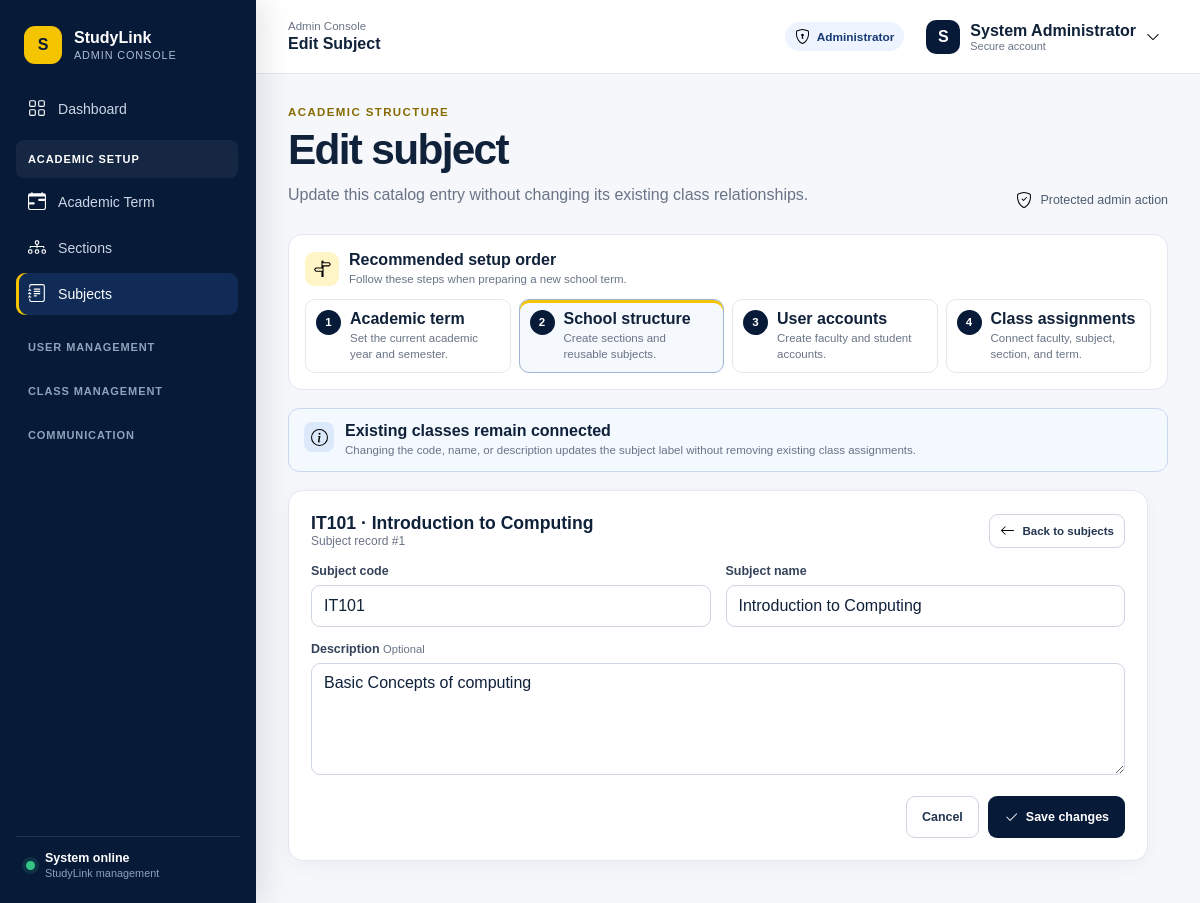
The page /admin/subjects/edit.php?id=1 (signed in) on the database its author committed.
### tables this page shows
CREATE TABLE `subjects` (
  `id` int(11) NOT NULL,
  `subject_code` varchar(20) NOT NULL,
  `subject_name` varchar(100) NOT NULL,
  `description` text DEFAULT NULL,
  `created_at` timestamp NOT NULL DEFAULT current_timestamp()
);

### auth/auth.php (called while the page is built, shortened)
<?php
if (!defined('STUDYLINK_AUTH_LOADED')) {
    function e($value) { return htmlspecialchars((string) $value, ENT_QUOTES, 'UTF-8'); }
}

### admin/subjects/edit.php (the view, shortened to what this page needs)
<?php
include '../../auth/auth.php';
include '../../config/database.php';
include '../../includes/admin_ui.php';
$id = intval($_GET['id'] ?? $_POST['id'] ?? 0);
$statement = mysqli_prepare($conn, 'SELECT subject_code, subject_name, description FROM subjects WHERE id = ?');
mysqli_stmt_bind_param($statement, 'i', $id);
mysqli_stmt_execute($statement);
$result = mysqli_stmt_get_result($statement);
$row = mysqli_fetch_assoc($result);
?>
<section class="admin-card admin-edit-card">
    <div class="admin-section-head">
        <div><h2><?= e($row['subject_code']); ?> · <?= e($row['subject_name']); ?></h2><span>Subject record #<?= e($id); ?></span></div>
        <a class="admin-button secondary small" href="index.php"><?= study_icon('arrow-left'); ?> Back to subjects</a>
    </div>
    <form class="admin-form admin-form-wide" method="POST">
        <div class="admin-form-grid two">
            <div class="admin-field">
                <label for="subject_code">Subject code</label>
                <input id="subject_code" type="text" name="subject_code" value="<?= e($row['subject_code']); ?>" maxlength="20" required>
            </div>
            <div class="admin-field">
                <label for="subject_name">Subject name</label>
                <input id="subject_name" type="text" name="subject_name" value="<?= e($row['subject_name']); ?>" maxlength="100" required>
            </div>
        </div>
        <div class="admin-field">
            <label for="description">Description <span>Optional</span></label>
            <textarea id="description" name="description" rows="5"><?= e($row['description']); ?></textarea>
        </div>
        <div class="admin-form-actions">
            <a class="admin-button secondary" href="index.php">Cancel</a>
            <button class="admin-button primary" type="submit"><?= study_icon('check2'); ?> Save changes</button>
        </div>
    </form>
</section>

### assets/css/app-shell.css (style rules this page uses)
:root { --portal-navy: #071a38; --portal-blue: #0b2b5b; --portal-gold: #f5c400; --portal-bg: #f5f7fc; --portal-border: #e4e8f0; --portal-text: #10213a; --portal-muted: #687386; --portal-danger: #c52a2f; }
* { box-sizing: border-box; }
button, input, select, textarea { font: inherit; }

### assets/css/admin-interface.css (style rules this page uses)
:root { --admin-sidebar: #071a38; --admin-sidebar-soft: #102b55; --admin-gold: #f5c400; --admin-bg: #f5f7fb; --admin-card: #fff; --admin-border: #e3e8f0; --admin-text: #10213a; --admin-muted: #697487; }
body.admin-interface { margin: 0; min-height: 100vh; background: var(--admin-bg); color: var(--admin-text); font-family: Arial, Helvetica, sans-serif; }
.admin-card { border: 1px solid var(--admin-border); border-radius: 15px; background: var(--admin-card); box-shadow: 0 6px 20px rgba(16, 33, 58, .04); }
.admin-section-head { display: flex; align-items: center; justify-content: space-between; gap: 14px; margin-bottom: 16px; }
.admin-section-head h2 { margin: 0; font-size: 1.1rem; }
.admin-section-head span { color: var(--admin-muted); font-size: .75rem; }
.admin-form-card, .admin-edit-card, .admin-class-form-card { padding: 22px; }
.admin-section-head > div h2, .admin-section-head > div span { display: block; }
.admin-form { display: grid; gap: 15px; }
.admin-form-grid { display: grid; grid-template-columns: repeat(3, minmax(0, 1fr)); gap: 15px; }
.admin-form-grid.two { grid-template-columns: repeat(2, minmax(0, 1fr)); }
.admin-field { display: grid; gap: 7px; }
.admin-field label { color: #34435a; font-size: .78rem; font-weight: 700; }
.admin-field label span, .admin-field small { color: var(--admin-muted); font-size: .7rem; font-weight: 400; }
.admin-field input, .admin-field select, .admin-field textarea { box-sizing: border-box; width: 100%; min-height: 42px; padding: 10px 12px; border: 1px solid #ced6e2; border-radius: 9px; outline: 0; background: #fff; color: var(--admin-text); font: inherit; }
.admin-field textarea { min-height: 96px; resize: vertical; }
.admin-button { display: inline-flex; align-items: center; justify-content: center; gap: 7px; box-sizing: border-box; min-height: 42px; padding: 0 15px; border: 1px solid transparent; border-radius: 9px; font: inherit; font-size: .78rem; font-weight: 750; text-decoration: none; cursor: pointer; }
.admin-button.primary { background: var(--admin-sidebar); color: #fff; }
.admin-button.secondary { border-color: #ced6e2; background: #fff; color: #233550; }
.admin-button.small { min-height: 34px; padding: 0 10px; font-size: .72rem; }
.admin-edit-card { max-width: 860px; }
.admin-form-actions { display: flex; justify-content: flex-end; gap: 9px; padding-top: 6px; }

### rows shown on the page
subjects: subject_code "IT101", subject_name "Introduction to Computing", description "Basic Concepts of computing"

### other values the page prints
$item[2] "Dashboard"
$group "ACADEMIC SETUP"
$item[2] "Academic Term"
$item[2] "Sections"
$item[2] "Subjects"
$group "USER MANAGEMENT"
$group "CLASS MANAGEMENT"
$group "COMMUNICATION"
$breadcrumb "Admin Console"
$title "Edit Subject"
substr($_SESSION['fullname'] ?? 'A', 0, 1) "S"
$_SESSION['fullname'] "System Administrator"
$eyebrow "ACADEMIC STRUCTURE"
$heading "Edit subject"
$description "Update this catalog entry without changing its existing class relationships."
